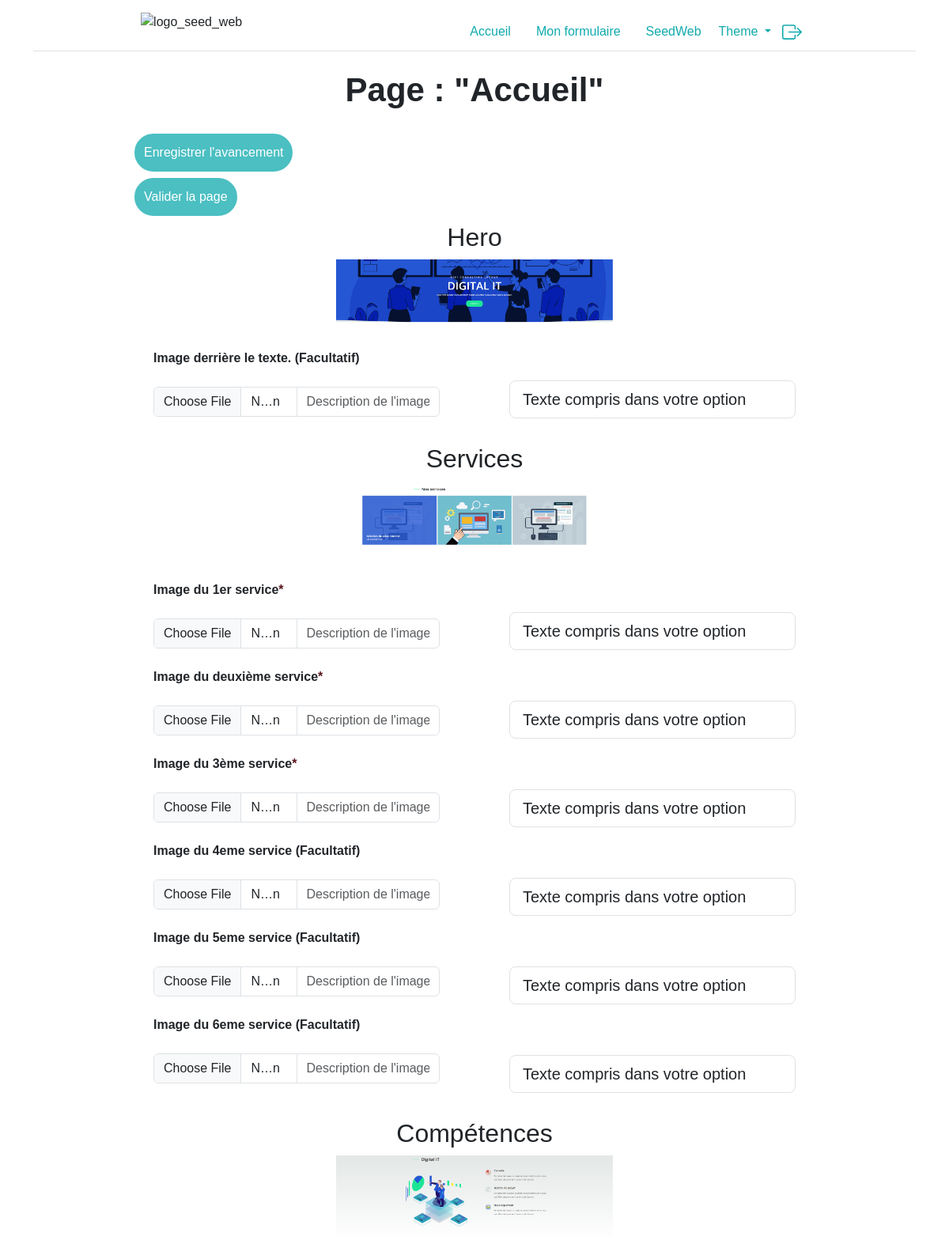
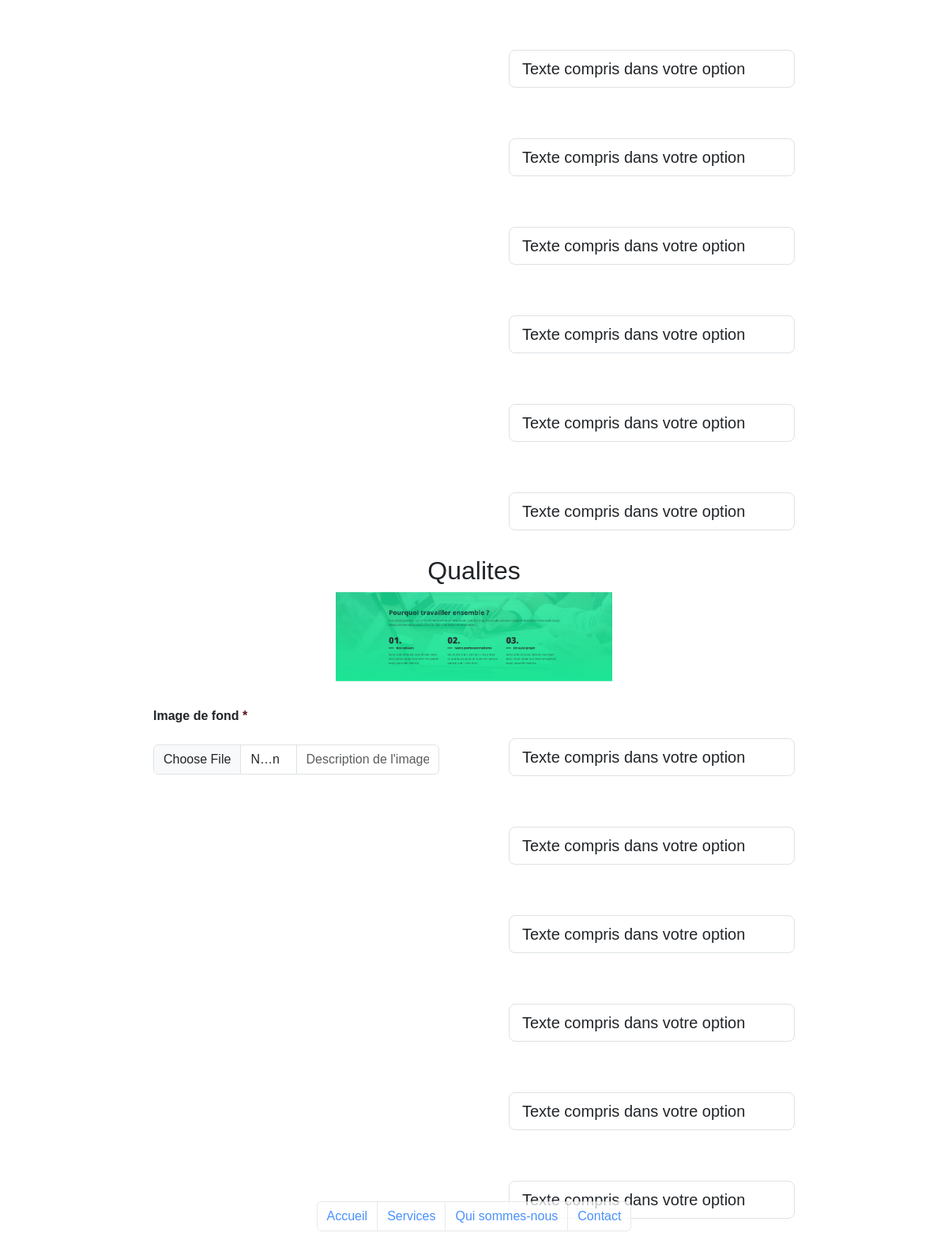
/mes_formulaires/index.php (signed in), run on the app's committed database (2 pictures, top to bottom).
### tables this page shows
CREATE TABLE `page` (
  `id` int(11) NOT NULL,
  `site_id` int(11) NOT NULL,
  `nom` varchar(255) NOT NULL
);

CREATE TABLE `section` (
  `id` int(11) NOT NULL,
  `nom` varchar(255) NOT NULL
);

CREATE TABLE `image` (
  `id` int(11) NOT NULL,
  `section_id` int(11) NOT NULL,
  `page_id` int(11) NOT NULL,
  `nom` varchar(255) NOT NULL,
  `path` text NOT NULL,
  `description` varchar(35) DEFAULT NULL,
  `facultatif` tinyint(1) NOT NULL,
  `alt` varchar(50) DEFAULT NULL
);

CREATE TABLE `texte` (
  `id` int(11) NOT NULL,
  `section_id` int(11) NOT NULL,
  `page_id` int(11) NOT NULL,
  `nom` varchar(255) NOT NULL,
  `contenu` text NOT NULL,
  `taille` int(4) NOT NULL,
  `facultatif` tinyint(1) NOT NULL
);

### mes_formulaires/index.php (the view, shortened to what this page needs)
<?php
include("../config/dbconnection.php");
    ?>
<!DOCTYPE HTML>
<html lang="fr" data-bs-theme="<?=$_SESSION["theme"]?>">
    <head>
        <link href="https://cdn.jsdelivr.net/npm/bootstrap@5.3.0-alpha1/dist/css/bootstrap.min.css" rel="stylesheet">
        <link rel="stylesheet" href="../css/style.css">
    </head>
    <body class="text-center w-100 m-auto">
<?php
include("../includes/header.php");
if(isset($_SESSION["role"])){
    if($_SESSION["role"] == "client"){
        $id = $_SESSION["id_client"];
        $req_site = $db->query("SELECT * FROM site where client_id = '$id'");
        $req_section = $db->query("SELECT * FROM section");
        $data_section = $req_section->fetchAll();
        $data_site = $req_site->fetch();
        if(!empty($data_site)){
        $id_site = $data_site["id"];
        $id_modele = $data_site["modele_id"];
        $req_modele = $db->query("SELECT nom FROM modele where id = '$id_modele'");
        $data_modele = $req_modele->fetch();
        $req_page = $db->query("SELECT * FROM page where site_id = '$id_site'");
        $nbPageSiteClient = $req_page->rowCount();
        $data_page = $req_page->fetchAll();
        $nbEltParPage = 1;
        $nbTotalDePage = $nbPageSiteClient/$nbEltParPage;
        $page = $data_page[$_GET["page"]];
        ?>
        <form method="POST" action="" enctype='multipart/form-data'>
            <div  class="row w-75 mr-12-5 ml-12-5">
                <div class="col w-50">
                    <h1 class="text-center">Page : "<?=$page['nom']?>"</h1>
                    <div class="opacity-75">
                        <div class="m-2 text-center">
                            <input type="submit" name="save_state" value="Enregistrer l'avancement" class="p-2 border_white color_white nav-link bgSeed rounded-pill w-auto">
                        </div>
                        <div class="m-2 text-center">
                            <input type="submit" name="save_page" value="Valider la page" class="p-2 border_white color_white nav-link bgSeed rounded-pill w-auto">
                        </div>
                    </div>
                </div>
        <?php
        foreach($data_section as $section){
            $id_section = $section["id"];
            $id=$page["id"];
            $nom_section = $section['nom'];
            $data_option = $db->query("SELECT * FROM avoiroption where page = '$id' ")->fetch();
            $req_image = $db->query("SELECT * FROM image where page_id = '$id' and section_id = '$id_section' order by nom");
            $req_texte = $db->query("SELECT * FROM texte where page_id = '$id' and section_id = '$id_section' order by nom");
            $data_image = $req_image->fetchAll();
            $data_texte = $req_texte->fetchAll();
            if(!empty($data_image) or !empty($data_texte)){
                $array_space = array(" ");
                $nom_page = str_replace($array_space, "-", $page["nom"]);
                $nom_section2 = str_replace($array_space, "-", $section["nom"]);
                $src_img = strtolower("../img/".$data_modele["nom"]. "_". $nom_page . "_". $nom_section2 . ".png");
                ?>
                <h2 class="text-center"><?=$nom_section?></h2>
                <div class="w-100 text-center">
                    <img src="<?=$src_img?>"  style="max-width: 40%; height: auto;" alt="Image_section_<?=$section["nom"]?>">
                </div>
                <div class="w-50 m-2 col">
                <?php
                foreach($data_image as $image){
                    $nomImg = $image['nom'];
                    $alt = $image['alt'];
                    $description = $image["description"];
                    $facultatif = "Non";
                    if($image['facultatif'] == true){$facultatif = "Oui";}
                ?>
                <div class="m-4">
                <p class="text-start "><label for="formFileLg" class="form-label fw-bold"><?php if(empty($description)){echo $nomImg;}else{echo $description;}; if($facultatif == "Non"){echo "<span class=\"text-danger-emphasis\">*</span>";}else{echo "<span> (Facultatif)</span>";}?></label></p>
                    <div class="input-group">
                        <input class="form-control" title="" id="formFileLg" idImage="<?=$image["id"]?>" name="<?=$nomImg?>" accept=".jpeg,.pdf,.png,.jpg,.svg,.webp,.gif" type="file"/>
                        <input type="text" aria-label="Last name" name="<?=$nomImg?>-alt" maxlength="30" value="<?=$alt?>" placeholder="Description de l'image" class="form-control">
                    </div>
                </div>
<?php
                    }
?>
                </div>
                <div class="w-50 m-2 col" >
<?php
                foreach($data_texte as $texte){
                    $array_space = array(" ");
                    $nomTxt = str_replace($array_space, "-", $texte['nom']);
                    if(!empty($data_option)){
?>
                    <div class="m-4">
                        <p class="text-start"><label for="" class="form-label fw-bold"></label></p>
                        <input class="form-control form-control-lg input_counter" value="Texte compris dans votre option" id="formFileLg"  idTexte="<?=$texte["id"]?>" maxlength="31" minlength="31" name="<?=$nomTxt?>" type="text" readonly>
                    </div>
                        <?php
                    }
                }
            ?>
                </div>
            <?php
        }
    }
?>
                </div>
            </form>
            <div class="container fixed-bottom opacity-75" id="pagination">
                    <nav aria-label="Page Navigation">
                        <ul class="pagination justify-content-center">
                    <?php
                        for ($i=1; $i<=$nbTotalDePage ; $i++) {
                    ?>
                    <li class="page-item"><a class="page-link" href="index.php?page=<?=$i-1?>"><?=$data_page[$i-1]["nom"]?></a></li>
                    <?php
                        }
                    ?>
                        </ul>
                    </nav>
            </div>
        <?php
}else{
?>
<h1>Pas encore de site</h1>
<?php
}}else{
?>
<h1>Pas d'autorisation pour accéder à cette page.</h1>
<?php
}}
    include("../includes/layout_bottom.php");
?>

### css/style.css (style rules this page uses)
.color_white { color: #FFFFFF; }
.border_white { border: 4px solid #10aaae; }
* { font-family: 'Nunito', sans-serif; }
h1 { font-family: 'Nunito', sans-serif; }
.mr-12-5 { margin-right: 12.5%; }
.ml-12-5 { margin-left: 12.5%; }
.bgSeed { background-color: #10aaae !important; }
h1 { font-size: 42px; font-weight: 600; margin: 0 0 30px; }
* { box-sizing: border-box; }

### data on the page
page: nom "Accueil"
section: nom "Hero", shows a picture
image: description "Image derrière le texte.", facultatif "(Facultatif)"
section: nom "Services", shows a picture
image: description "Image du 1er service"
image: description "Image du deuxième service"
image: description "Image du 3ème service"
image: description "Image du 4eme service", facultatif "(Facultatif)"
image: description "Image du 5eme service", facultatif "(Facultatif)"
image: description "Image du 6eme service", facultatif "(Facultatif)"
section: nom "Compétences", shows a picture
section: nom "Qualites", shows a picture
image: description "Image de fond"
page: nom "Services"
page: nom "Qui sommes-nous"
page: nom "Contact"
